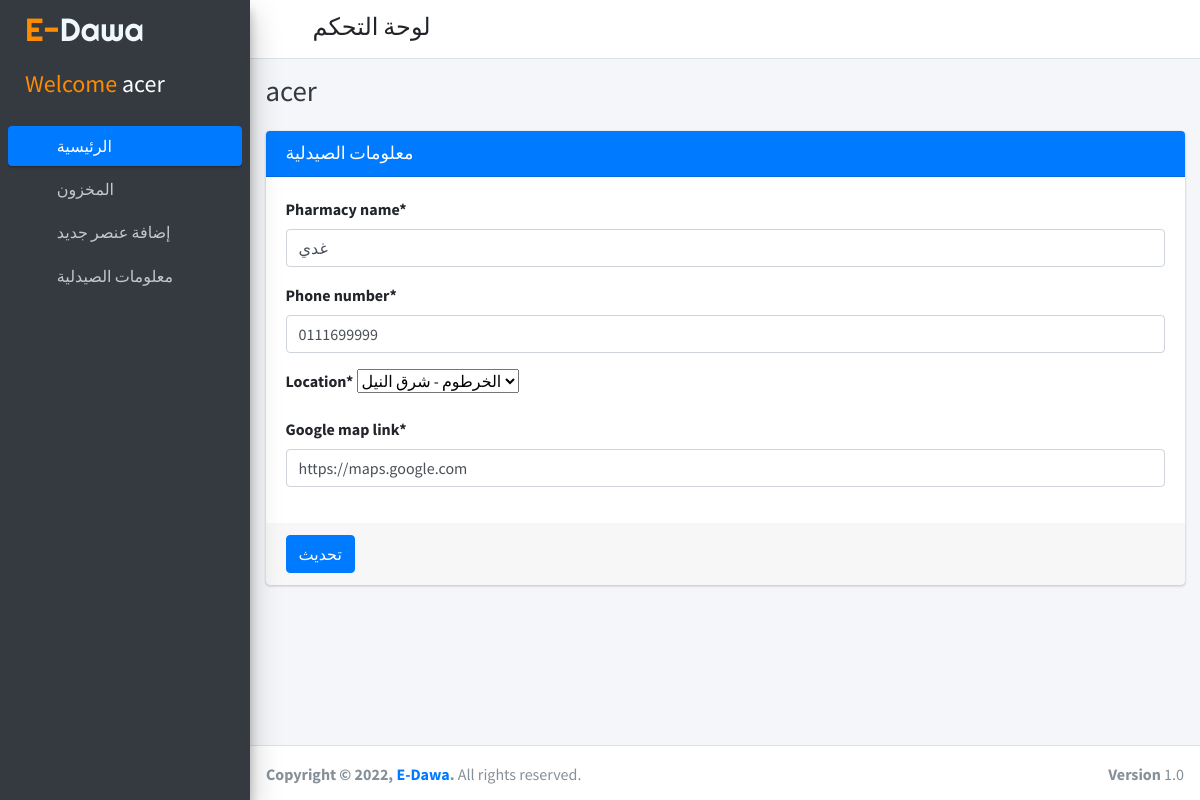
The page /dashboard/Profile/update_profile/12/ (signed in) on the database its author committed.
### dashboard/models.py (models this page shows, shortened)
class Pharmacy(models.Model):
    user = models.OneToOneField(User, null=True, on_delete=models.CASCADE)
    pharmacy_name = models.CharField(max_length=200, null=True,)
    location = models.ForeignKey(Locations, null=True, on_delete=models.CASCADE)
    phone_number = models.CharField(max_length=300, null=True,)
    google_map_link = models.CharField(max_length=300, null=True,)

### dashboard/views.py (the view, shortened to what this page needs)
# urls.py: path('Profile/update_profile/<int:pk>/', views.ProfileUpdateView.as_view() , name='update_profile'),
class ProfileUpdateView(LoginRequiredMixin, UserPassesTestMixin, UpdateView):
    model = Pharmacy
    template_name = 'dashboard/update_profile.html'
    fields = ['pharmacy_name',"phone_number","location","google_map_link"]
    def test_func(self):
                print('test')
                item = self.get_object()
                if self.request.user == item.user:
                    return True
                return False

### dashboard/models.py (called while the page is built)
    def __str__(self):
            return str(self.locations)

### dashboard/templates/dashboard/update_profile.html (shortened to what this page needs)
{% extends 'dashboard/base_template.html' %}
{% load crispy_forms_tags %}
{% block page_title %}
   {{user.username}}
{% endblock page_title %}
{% block main_content %}
{% load static %}
<section class="content">
        <div class="container-fluid">
            <div class="row">
                <div class="col-md-12">
                    <div class="card card-primary">
                    <div class="card-header">
                        <h3 class="card-title">معلومات الصيدلية</h3>
                    </div>
                    <form role="form" method="POST" enctype='multipart/form-data'>
                        <div class="card-body">
                            <div class="form-group">
                               {{ form|crispy }}
                            </div>
                        </div>
                        <div class="card-footer">
                        <button type="submit" class="btn btn-primary">تحديث</button>
                        </div>
                    </form>
                    </div>
                </div>
            </div>
        </div>
      </section>
  {% endblock main_content %}

### dashboard/templates/dashboard/sidebar_template.html
{% load static %}
<aside class="main-sidebar sidebar-dark-primary elevation-4">
      <h6 class="navbar-brand logo"><span>E-</span>Dawa</h6>
      <p style='color:white; font-size:x-large; padding-left:25px;'><span style='color:darkorange;'>Welcome </span>{{user.username}}</p>
      <div class="sidebar">
        <nav class="mt-2">
          <ul class="nav nav-pills nav-sidebar flex-column" data-widget="treeview" role="menu" data-accordion="false">
            <li class="nav-item">
              <a href="{% url 'dashboard' %}" class="nav-link active ">
                <i class="nav-icon fas fa-tachometer-alt"></i>
                <p>
                  الرئيسية
                </p>
              </a>
            </li>
            <li class="nav-item">
              <a href="{% url 'item_list' %}" class="nav-link">
                <i class="nav-icon fas fa-th"></i>
                <p>
                  المخزون
                </p>
              </a>
            </li>
            <li class="nav-item">
              <a href="{% url 'add' %}" class="nav-link">
                <i class="nav-icon fas fa-th"></i>
                <p>
                  إضافة عنصر جديد
                </p>
              </a>
            </li>
            <li class="nav-item">
              <a href="{% url 'Profile' %}" class="nav-link">
                <i class="nav-icon fas fa-th"></i>
                <p>
                    معلومات الصيدلية
                </p>
              </a>
            </li>
          </ul>
        </nav>
      </div>
    </aside>

### main/static/css/dashstyle.css (style rules this page uses)
aside .logo { font-size: xx-large; font-family: 'Righteous', cursive; margin-left: 25px; color: aliceblue; }
aside .logo span { color: darkorange; font-size: xx-large; font-family: 'Righteous', cursive; }

### rows shown on the page
Pharmacy: pharmacy_name "غدي", phone_number "0111699999", location "الخرطوم - شرق النيل", google_map_link "https://maps.google.com"

### other values the page prints
{{ user.username }} "acer"
